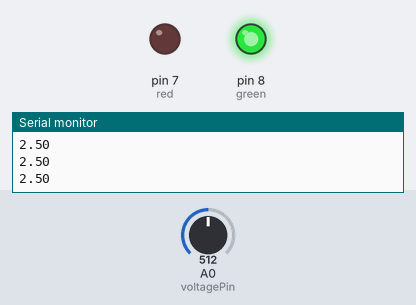
Bench run of a program on a simulated Arduino Uno, built with avr-gcc and run on an emulated ATmega328P. Shown: output pins drawn as LEDs (lit = HIGH), the last lines printed to the serial monitor. The inputs (shaded band) are chosen by the test bench; at power-on: A0 (voltagePin) = 512.

Above: at 1.3 s.
1.4 s: A0 (voltagePin) set to 85
2.9 s: A0 (voltagePin) set to 75
At 3.5 s:
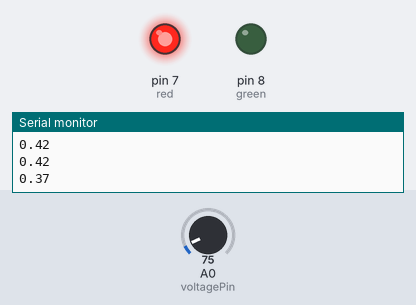
4.5 s: A0 (voltagePin) set to 122
At 5.7 s:
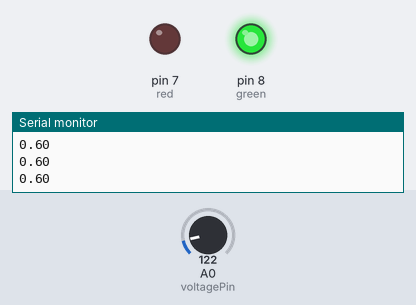
6.0 s: A0 (voltagePin) set to 0
At 7.1 s:
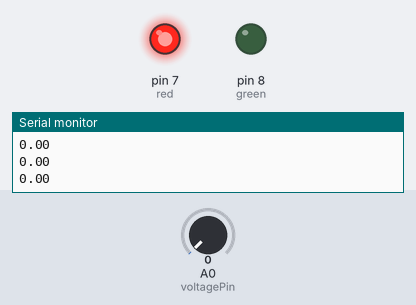
Timing chart, 0 to 8.5 s (numbered marks = the images above; inputs shaded):
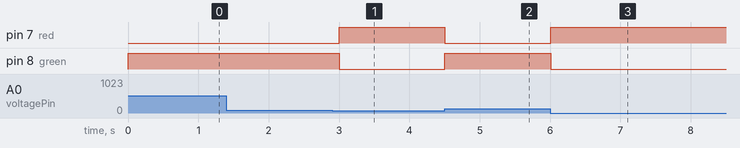

The program:

main.cpp
```cpp
#include <Arduino.h>
int red = 7;
int green = 8;
int voltagePin = A0;
int voltage;
float convertedVoltage;

void setup() {
  // put your setup code here, to run once:
  Serial.begin(9600);
  pinMode(red, OUTPUT);
  pinMode(green, OUTPUT);
  pinMode(voltagePin, INPUT);
}

void loop() {
  // put your main code here, to run repeatedly:
  voltage = analogRead(voltagePin);

  convertedVoltage = (5./1023.)*voltage;

  if(convertedVoltage > 0.4)
  {
    digitalWrite(green, HIGH);
    digitalWrite(red, LOW);
  }
  else
  {
    digitalWrite(green, LOW);
    digitalWrite(red, HIGH);
  }

  Serial.println(convertedVoltage);

  delay(500);
}
```

Measured:
- the behaviour switches between 82 and 81 on A0 (voltagePin) (found by bisection; images 0 and 1)
- after the input at 2.9 s, pin 7 (red): LOW → HIGH after 0.10 s; pin 8 (green): HIGH → LOW after 0.10 s
- after the input at 4.5 s, pin 7 (red): HIGH → LOW at once; pin 8 (green): LOW → HIGH at once
- after the input at 6.0 s, pin 7 (red): LOW → HIGH at once; pin 8 (green): HIGH → LOW at once
